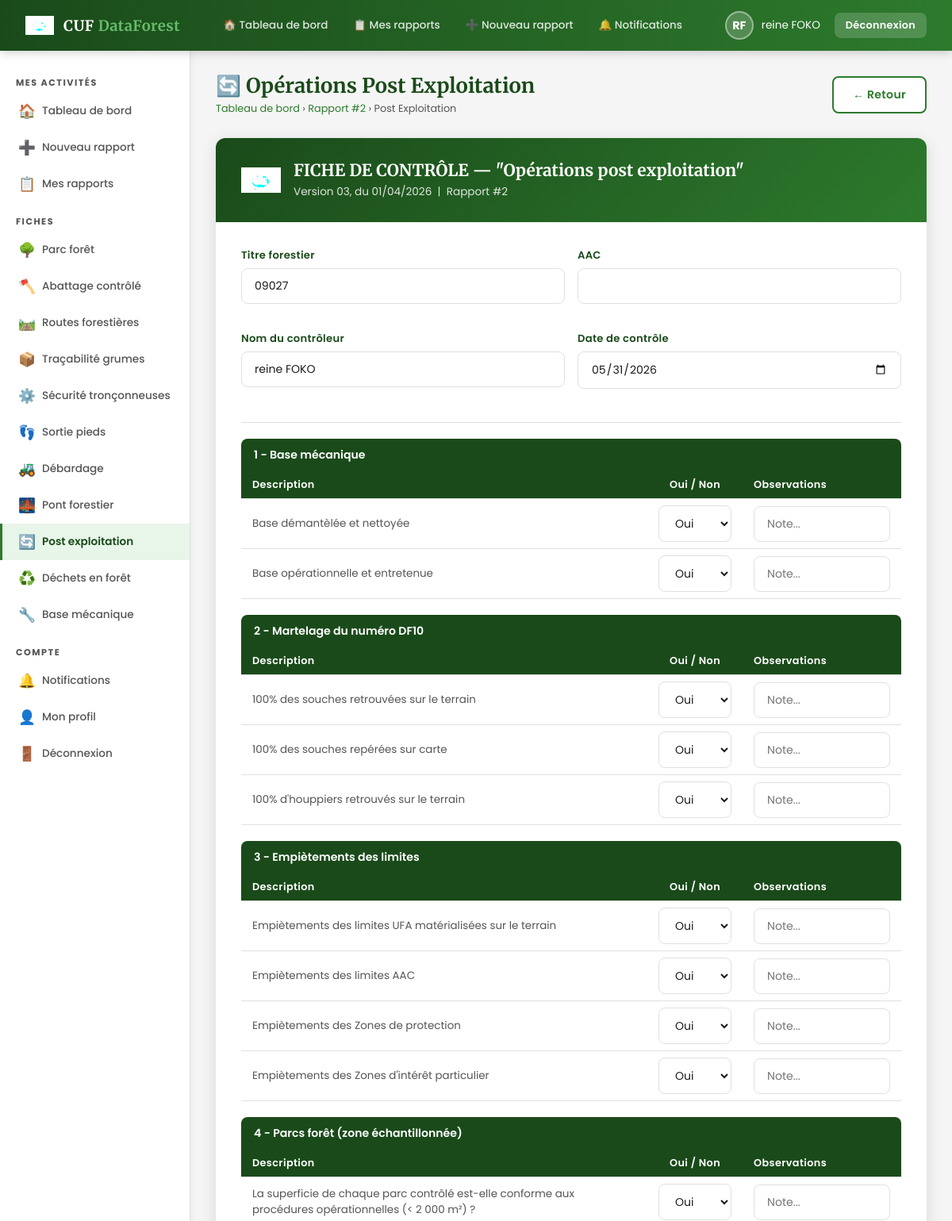
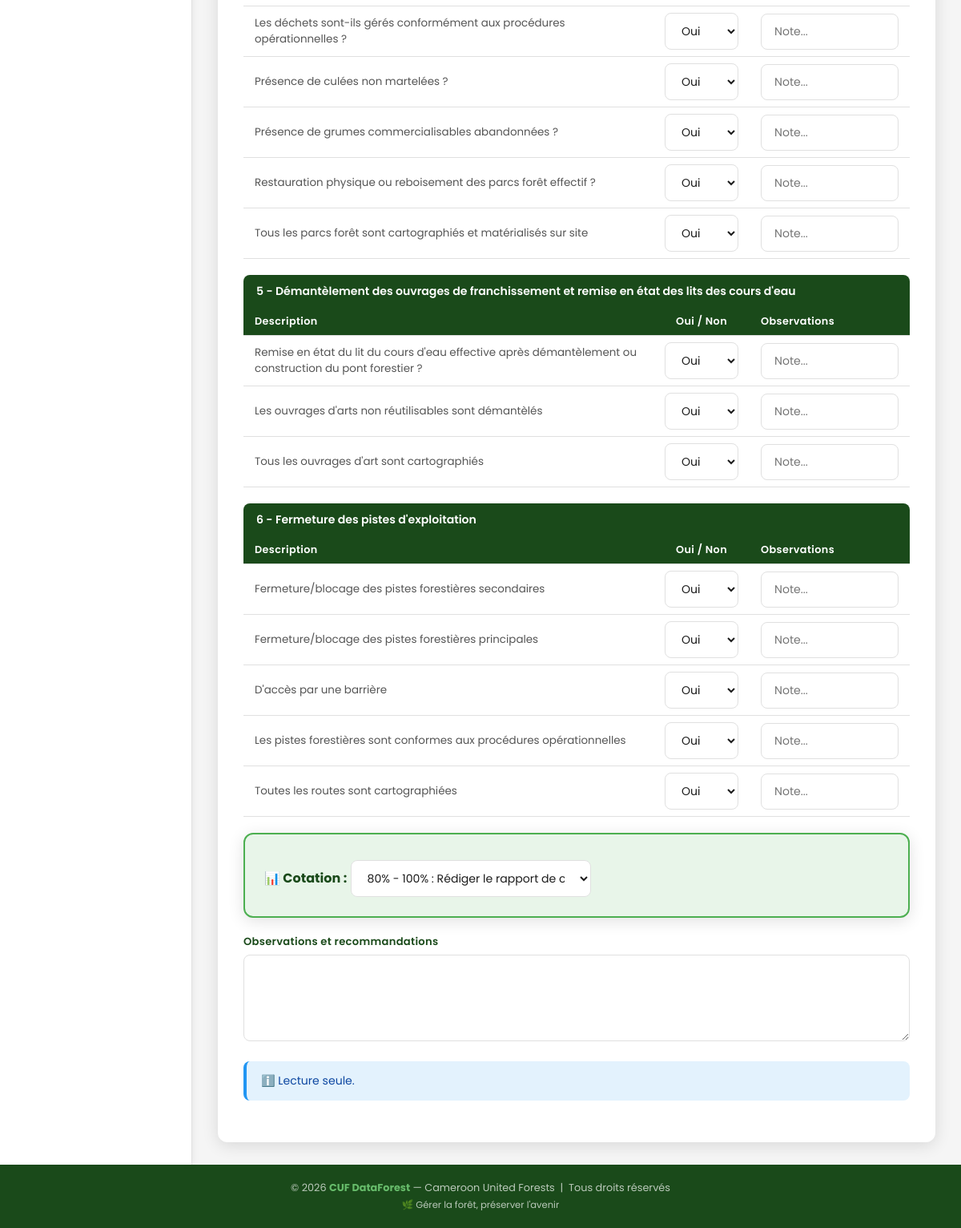
Screenshot of /pages/fiche_post_exploitation.php?rapport_id=2 (signed in) with the database file from the repository (2 pictures, top to bottom).
### tables this page shows
CREATE TABLE `rapports` (
  `id` int(11) NOT NULL,
  `controleur_id` int(11) NOT NULL,
  `titre` varchar(200) DEFAULT NULL,
  `titre_forestier` varchar(100) DEFAULT NULL,
  `aac` varchar(50) DEFAULT NULL,
  `date_rapport` date NOT NULL,
  `statut` enum('brouillon','soumis','validé','rejeté') DEFAULT 'brouillon',
  `avis_global` text DEFAULT NULL,
  `note_globale` decimal(5,2) DEFAULT NULL,
  `date_soumission` datetime DEFAULT NULL,
  `date_validation` datetime DEFAULT NULL,
  `admin_id` int(11) DEFAULT NULL,
  `commentaire_admin` text DEFAULT NULL,
  `pdf_path` varchar(255) DEFAULT NULL,
  `date_creation` datetime DEFAULT current_timestamp()
);

CREATE TABLE `fiche_post_exploitation` (
  `id` int(11) NOT NULL,
  `rapport_id` int(11) NOT NULL,
  `titre_forestier` varchar(100) DEFAULT NULL,
  `aac` varchar(50) DEFAULT NULL,
  `nom_controleur` varchar(100) DEFAULT NULL,
  `date_controle` date DEFAULT NULL,
  `base_mec_demontee` varchar(5) DEFAULT NULL,
  `base_mec_entretenue` varchar(5) DEFAULT NULL,
  `mart_souches_100pct` varchar(5) DEFAULT NULL,
  `mart_souches_carte` varchar(5) DEFAULT NULL,
  `mart_houppiers` varchar(5) DEFAULT NULL,
  `empiete_ufa` varchar(5) DEFAULT NULL,
  `empiete_aac` varchar(5) DEFAULT NULL,
  `empiete_zones_prot` varchar(5) DEFAULT NULL,
  `empiete_zones_interet` varchar(5) DEFAULT NULL,
  `parcs_superficie` varchar(5) DEFAULT NULL,
  `dechets_geres` varchar(5) DEFAULT NULL,
  `culees_non_marteles` varchar(5) DEFAULT NULL,
  `grumes_abandonnees` varchar(5) DEFAULT NULL,
  `restauration_parcs` varchar(5) DEFAULT NULL,
  `parcs_cartographies` varchar(5) DEFAULT NULL,
  `remise_etat_lit` varchar(5) DEFAULT NULL,
  `ouvrages_demantelés` varchar(5) DEFAULT NULL,
  `ouvrages_cartographies` varchar(5) DEFAULT NULL,
  `fermeture_secondaire` varchar(5) DEFAULT NULL,
  `fermeture_principale` varchar(5) DEFAULT NULL,
  `barriere` varchar(5) DEFAULT NULL,
  `pistes_conformes` varchar(5) DEFAULT NULL,
  `routes_cartographiees` varchar(5) DEFAULT NULL,
  `observations` text DEFAULT NULL,
  `cotation` varchar(20) DEFAULT NULL
);

### pages/fiche_post_exploitation.php (the view, shortened to what this page needs)
<?php
$db=getDB(); $uid=$_SESSION['user_id'];
$rid=(int)($_GET['rapport_id']??0);
$stmt=$db->prepare("SELECT * FROM rapports WHERE id=?");$stmt->bind_param('i',$rid);$stmt->execute();
$rapport=$stmt->get_result()->fetch_assoc();
$existing=$db->query("SELECT * FROM fiche_post_exploitation WHERE rapport_id=$rid")->fetch_assoc();
include '../includes/header.php';
function vp($e,$f,$def=''){return htmlspecialchars($e[$f]??$def);}
function yno($e,$f){
    $v=$e[$f]??'';
    echo '<select name="'.$f.'" class="form-control" style="max-width:100px;">';
    foreach([''=>'-','Oui'=>'Oui','Non'=>'Non'] as $k=>$lbl)
        echo '<option value="'.$k.'" '.($v===$k?'selected':'').'>'.$lbl.'</option>';
    echo '</select>';
}
?>
<div class="page-header">
    <div><h1 class="page-title">🔄 Opérations Post Exploitation</h1>
    <div class="breadcrumb"><a href="../dashboard_controleur.php">Tableau de bord</a> › <a href="rapport_edit.php?id=<?=$rid?>">Rapport #<?=$rid?></a> › Post Exploitation</div></div>
    <a href="rapport_edit.php?id=<?=$rid?>" class="btn btn-secondary">← Retour</a>
</div>
<form method="POST" class="fiche-form-container fade-in">
<div class="fiche-form-header"><img src="../images/logo.png" alt="CUF"/>
    <div><h2>FICHE DE CONTRÔLE — "Opérations post exploitation"</h2><p>Version 03, du 01/04/2026 &nbsp;|&nbsp; Rapport #<?=$rid?></p></div>
</div>
<div class="fiche-form-body">
    <div class="form-row mb-3">
        <div class="form-group"><label>Titre forestier</label><input type="text" name="titre_forestier" class="form-control" value="<?=vp($existing,'titre_forestier',$rapport['titre_forestier']??'')?>"/></div>
        <div class="form-group"><label>AAC</label><input type="text" name="aac" class="form-control" value="<?=vp($existing,'aac',$rapport['aac']??'')?>"/></div>
        <div class="form-group"><label>Nom du contrôleur</label><input type="text" name="nom_controleur" class="form-control" value="<?=vp($existing,'nom_controleur',$_SESSION['prenom'].' '.$_SESSION['nom'])?>"/></div>
        <div class="form-group"><label>Date de contrôle</label><input type="date" name="date_controle" class="form-control" value="<?=vp($existing,'date_controle',date('Y-m-d'))?>"/></div>
    </div>
    <hr class="divider"/>
    <?php
    $sections=[
        '1 - Base mécanique'=>[
            ['base_mec_demontee','Base démantèlée et nettoyée'],
            ['base_mec_entretenue','Base opérationnelle et entretenue'],
        ],
        '2 - Martelage du numéro DF10'=>[
            ['mart_souches_100pct','100% des souches retrouvées sur le terrain'],
            ['mart_souches_carte','100% des souches repérées sur carte'],
            ['mart_houppiers','100% d\'houppiers retrouvés sur le terrain'],
        ],
        '3 - Empiètements des limites'=>[
            ['empiete_ufa','Empiètements des limites UFA matérialisées sur le terrain'],
            ['empiete_aac','Empiètements des limites AAC'],
            ['empiete_zones_prot','Empiètements des Zones de protection'],
            ['empiete_zones_interet','Empiètements des Zones d\'intérêt particulier'],
        ],
        '4 - Parcs forêt (zone échantillonnée)'=>[
            ['parcs_superficie','La superficie de chaque parc contrôlé est-elle conforme aux procédures opérationnelles (< 2 000 m²) ?'],
            ['dechets_geres','Les déchets sont-ils gérés conformément aux procédures opérationnelles ?'],
            ['culees_non_marteles','Présence de culées non martelées ?'],
            ['grumes_abandonnees','Présence de grumes commercialisables abandonnées ?'],
            ['restauration_parcs','Restauration physique ou reboisement des parcs forêt effectif ?'],
            ['parcs_cartographies','Tous les parcs forêt sont cartographiés et matérialisés sur site'],
        ],
        '5 - Démantèlement des ouvrages de franchissement et remise en état des lits des cours d\'eau'=>[
            ['remise_etat_lit','Remise en état du lit du cours d\'eau effective après démantèlement ou construction du pont forestier ?'],
            ['ouvrages_demantelés','Les ouvrages d\'arts non réutilisables sont démantèlés'],
            ['ouvrages_cartographies','Tous les ouvrages d\'art sont cartographiés'],
        ],
        '6 - Fermeture des pistes d\'exploitation'=>[
            ['fermeture_secondaire','Fermeture/blocage des pistes forestières secondaires'],
            ['fermeture_principale','Fermeture/blocage des pistes forestières principales'],
            ['barriere','D\'accès par une barrière'],
            ['pistes_conformes','Les pistes forestières sont conformes aux procédures opérationnelles'],
            ['routes_cartographiees','Toutes les routes sont cartographiées'],
        ],
    ];
    foreach($sections as $titre=>$items):?>
    <div style="margin-bottom:20px;">
        <div style="background:var(--vert-fonce);color:white;padding:10px 16px;font-weight:600;font-size:0.88rem;border-radius:var(--radius-sm) var(--radius-sm) 0 0;"><?=$titre?></div>
        <table style="width:100%;border-collapse:collapse;font-size:0.84rem;">
            <thead><tr style="background:var(--vert-pale);">
                <th style="padding:8px 14px;text-align:left;border-bottom:1px solid var(--gris-moyen);">Description</th>
                <th style="padding:8px 14px;width:120px;text-align:center;border-bottom:1px solid var(--gris-moyen);">Oui / Non</th>
                <th style="padding:8px 14px;width:200px;border-bottom:1px solid var(--gris-moyen);">Observations</th>
            </tr></thead>
            <tbody>
            <?php foreach($items as[$key,$texte]):?>
            <tr style="border-bottom:1px solid var(--gris-moyen);">
                <td style="padding:10px 14px;"><?=$texte?></td>
                <td style="padding:8px 14px;text-align:center;"><?php yno($existing??[],$key);?></td>
                <td style="padding:8px 14px;"><input type="text" name="obs_<?=$key?>" class="form-control" value="<?=vp($existing,'obs_'.$key)?>" placeholder="Note..."/></td>
            </tr>
            <?php endforeach;?>
            </tbody>
        </table>
    </div>
    <?php endforeach;?>
    <div class="card" style="background:var(--vert-pale);border:2px solid var(--vert-clair);margin-bottom:20px;">
        <div class="card-body">
            <strong style="color:var(--vert-fonce);">📊 Cotation :</strong>
            <select name="cotation" class="form-control" style="max-width:300px;margin-top:8px;">
                <option value="80-100" <?=vp($existing,'cotation')==='80-100'?'selected':''?>>80% - 100% : Rédiger le rapport de clôture d'assiette annuelle de coupe</option>
            </select>
        </div>
    </div>
    <div class="form-group"><label>Observations et recommandations</label><textarea name="observations" class="form-control" rows="4"><?=vp($existing,'observations')?></textarea></div>
    <?php if($rapport['statut']==='brouillon'):?>
    <div style="display:flex;gap:12px;flex-wrap:wrap;">
        <button type="submit" class="btn btn-primary btn-lg">💾 Enregistrer</button>
        <a href="rapport_edit.php?id=<?=$rid?>" class="btn btn-secondary btn-lg">← Retour</a>
    </div>
    <?php else:?><div class="alert alert-info">ℹ️ Lecture seule.</div><?php endif;?>
</div></form>
<?php include '../includes/footer.php';?>

### css/style.css (style rules this page uses)
:root { --vert-fonce: #1a4a1a; --vert-moyen: #2d7a2d; --vert-clair: #4caf50; --vert-pale: #e8f5e9; --vert-accent: #66bb6a; --blanc: #ffffff; --gris-clair: #f5f5f5; --gris-moyen: #e0e0e0; --gris-texte: #555555; --noir-doux: #1c1c1c; --orange-alerte:#ff9800; --rouge: #e53935; --bleu-info: #1976d2; --ombre: 0 4px 20px rgba(0,0,0,0.12); --ombre-forte: 0 8px 32px rgba(0,0,0,0.18); --radius: 12px; --radius-sm: 8px; --transition: all 0.3s ease; }
* { margin: 0; padding: 0; box-sizing: border-box; }
body { font-family: 'Poppins', sans-serif; background: var(--gris-clair); color: var(--noir-doux); min-height: 100vh; }
.form-group { margin-bottom: 18px; }
.form-group label { display: block; font-size: 0.82rem; font-weight: 600; color: var(--vert-fonce); margin-bottom: 6px; letter-spacing: 0.3px; }
.form-control { width: 100%; padding: 11px 16px; border: 1.5px solid var(--gris-moyen); border-radius: var(--radius-sm); font-family: 'Poppins', sans-serif; font-size: 0.88rem; color: var(--noir-doux); background: white; transition: var(--transition); outline: none; }
select.form-control { cursor: pointer; }
textarea.form-control { resize: vertical; min-height: 80px; }
.form-row { display: grid; grid-template-columns: 1fr 1fr; gap: 16px; }
.btn { padding: 11px 24px; border: none; border-radius: var(--radius-sm); font-family: 'Poppins', sans-serif; font-size: 0.88rem; font-weight: 600; cursor: pointer; transition: var(--transition); display: inline-flex; align-items: center; gap: 8px; text-decoration: none; letter-spacing: 0.3px; }
.btn-secondary { background: white; color: var(--vert-moyen); border: 2px solid var(--vert-moyen); }
.page-header { margin-bottom: 28px; display: flex; align-items: center; justify-content: space-between; flex-wrap: wrap; gap: 12px; }
.page-title { font-family: 'Merriweather', serif; font-size: 1.6rem; color: var(--vert-fonce); display: flex; align-items: center; gap: 10px; }
.breadcrumb { font-size: 0.8rem; color: var(--gris-texte); margin-top: 4px; }
.breadcrumb a { color: var(--vert-moyen); text-decoration: none; }
.card { background: white; border-radius: var(--radius); box-shadow: var(--ombre); overflow: hidden; margin-bottom: 24px; }
.card-body { padding: 24px; }
table { width: 100%; border-collapse: collapse; font-size: 0.85rem; }
thead th { background: var(--vert-fonce); color: white; padding: 12px 16px; text-align: left; font-weight: 600; font-size: 0.8rem; letter-spacing: 0.4px; white-space: nowrap; }
thead th:first-child { border-radius: 0; }
tbody tr { border-bottom: 1px solid var(--gris-moyen); transition: var(--transition); }
tbody tr:last-child { border-bottom: none; }
td { padding: 11px 16px; color: var(--gris-texte); vertical-align: middle; }
.fiche-form-container { background: white; border-radius: var(--radius); box-shadow: var(--ombre); overflow: hidden; }
.fiche-form-header { background: linear-gradient(135deg, var(--vert-fonce), var(--vert-moyen)); color: white; padding: 28px 32px; display: flex; align-items: center; gap: 16px; }
.fiche-form-header img { width: 50px; filter: brightness(10); }
.fiche-form-header h2 { font-size: 1.3rem; font-family: 'Merriweather', serif; }
.fiche-form-header p { font-size: 0.85rem; opacity: 0.85; margin-top: 4px; }
.fiche-form-body { padding: 32px; }
.alert { padding: 14px 18px; border-radius: var(--radius-sm); margin-bottom: 20px; font-size: 0.88rem; display: flex; align-items: flex-start; gap: 10px; border-left: 4px solid; }
.alert-info { background: #e3f2fd; border-color: #2196f3; color: #0d47a1; }
.mb-3 { margin-bottom: 24px; }
.divider { border: none; border-top: 1px solid var(--gris-moyen); margin: 20px 0; }
.fade-in { animation: fadeIn 0.4s ease forwards; }

### rows the page displays
rapports: titre_forestier "09027"
fiche_post_exploitation: nom_controleur "reine FOKO", date_controle "05/31/2026", base_mec_demontee "Oui", base_mec_entretenue "Oui", mart_souches_100pct "Oui", mart_souches_carte "Oui", mart_houppiers "Oui", empiete_ufa "Oui", empiete_aac "Oui", empiete_zones_prot "Oui", empiete_zones_interet "Oui", parcs_superficie "Oui", dechets_geres "Oui", culees_non_marteles "Oui", grumes_abandonnees "Oui", restauration_parcs "Oui", parcs_cartographies "Oui", remise_etat_lit "Oui", ouvrages_demantelés "Oui", ouvrages_cartographies "Oui", fermeture_secondaire "Oui", fermeture_principale "Oui", barriere "Oui", pistes_conformes "Oui", routes_cartographiees "Oui", cotation "80% - 100% : Rédiger le rapport de clôture d'assiette annuelle de coupe"

### other values shown
$initiales "RF"
$rid "2"
$titre "1 - Base mécanique"
$texte "Base démantèlée et nettoyée"
$texte "Base opérationnelle et entretenue"
$titre "2 - Martelage du numéro DF10"
$texte "100% des souches retrouvées sur le terrain"
$texte "100% des souches repérées sur carte"
$texte "100% d'houppiers retrouvés sur le terrain"
$titre "3 - Empiètements des limites"
$texte "Empiètements des limites UFA matérialisées sur le terrain"
$texte "Empiètements des limites AAC"
$texte "Empiètements des Zones de protection"
$texte "Empiètements des Zones d'intérêt particulier"
$titre "4 - Parcs forêt (zone échantillonnée)"
